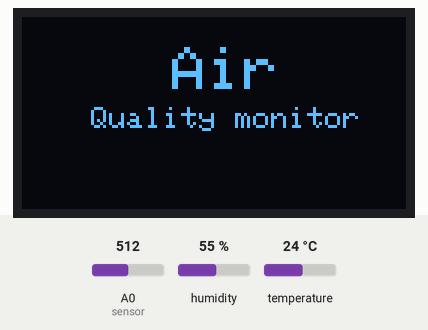
Bench run of a sketch on a simulated Arduino Uno, built with avr-gcc and run on an emulated ATmega328P. On the bench: 128×64 one-colour display. Inputs (shaded band) come from the test bench; at power-on: A0 (sensor) = 512, humidity 55 %, temperature 24 °C. What the sketch prints to the serial monitor is not drawn.

Above: at 0.1 s.
At 1.4 s:
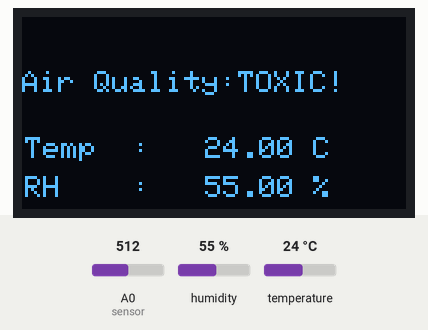

The sketch:

aircastarduino.ino
```cpp
#include <SPI.h>
#include <Wire.h>
#include <Adafruit_SH1106.h>
#include <Adafruit_GFX.h>
#include <Fonts/FreeSans9pt7b.h>
#include <Fonts/FreeMonoOblique9pt7b.h>
#include <DHT.h>
#define SCREEN_WIDTH 128
#define SCREEN_HEIGHT 64

#define OLED_RESET     4
Adafruit_SH1106 display(OLED_RESET);

#define sensor    A0       // Analog pin 0
#define DHTPIN  2          // Digital pin 2
#define DHTTYPE DHT11      // DHT 11

int gasLevel  = 0;
String quality ="";
DHT dht(DHTPIN,  DHTTYPE);

String sendHumidity()
{
  float h = dht.readHumidity();
  String humidity = "RH    :   " + String(h) + " %";
  return humidity;
}

String sendTemp()
{
  float t = dht.readTemperature();
  String temp = "Temp  :   " + String(t) + " C";
  return temp;
}

String air_sensor()
{
  gasLevel = analogRead(sensor);

  if(gasLevel<181){
    quality = "GOOD!";
  }
  else if (gasLevel >181 && gasLevel<225){
    quality =  "POOR!";
  }
  else if (gasLevel >225 && gasLevel<300){
    quality  = " BAD!";
  }
    else if (gasLevel >300 && gasLevel<350){
    quality  = "VERY BAD!";
  }
    else{
    quality = "TOXIC!";
}
  return quality;
}

void setup() {
  Serial.begin(9600);
  pinMode(sensor,INPUT);
  dht.begin();

  display.begin(SH1106_SWITCHCAPVCC, 0x3C);
  display.clearDisplay();
  display.setTextColor(WHITE);

  display.setTextSize(2);
  display.setCursor(50, 10);
  display.println("Air");
  display.setTextSize(1);
  display.setCursor(23, 30);
  display.println("Quality monitor");
  display.display();
  delay(1200);
  display.clearDisplay();

}

void loop() {
// only one mode can be active at a time - other needs to be commented out
// 1) connected mode: device is connected to a laptop and data is visualized real time on the screen
  String dataToSend = "Gas:" + String(gasLevel) +
                      ",Quality:" + air_sensor() +
                      ",Temp:" + String(dht.readTemperature()) +
                      ",Humidity:" + String(dht.readHumidity())
                      + "\n"
                      ;

  Serial.print(dataToSend);

// 2) standalone mode: device operates independently of laptop and data is visualized real time on the device's display
  display.clearDisplay();

  display.setTextSize(1);
  display.setCursor(0,18);
  display.println("Air Quality:" + air_sensor());

  display.setTextSize(1);
  display.setCursor(1, 40);
  display.println(sendTemp());

  display.setCursor(114, 40);
  display.println("");

  display.setCursor(1,  53);
  display.println(sendHumidity());
  display.setCursor(114, 53);
  display.println("");

  display.display();
  delay(100000);

}
```
